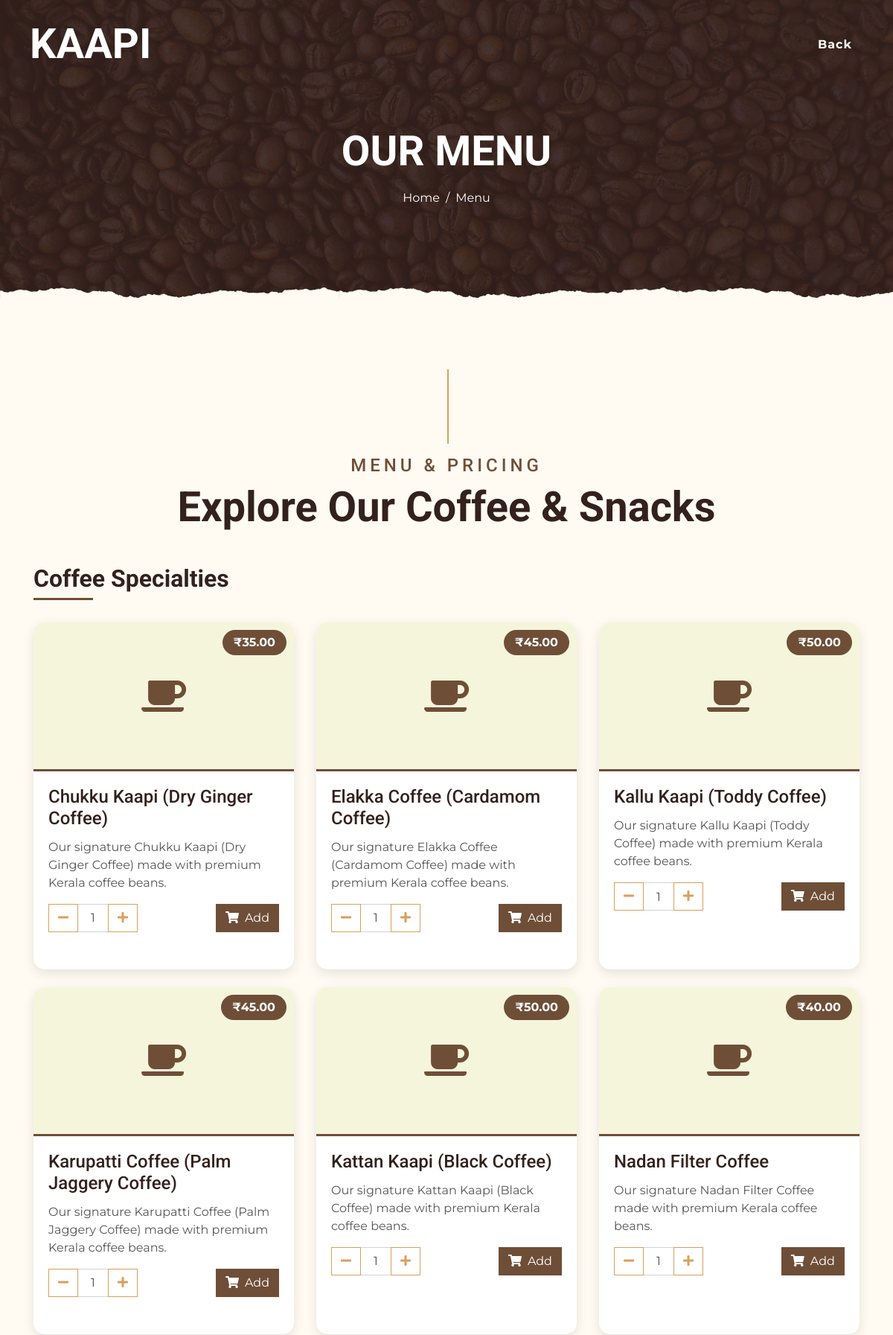
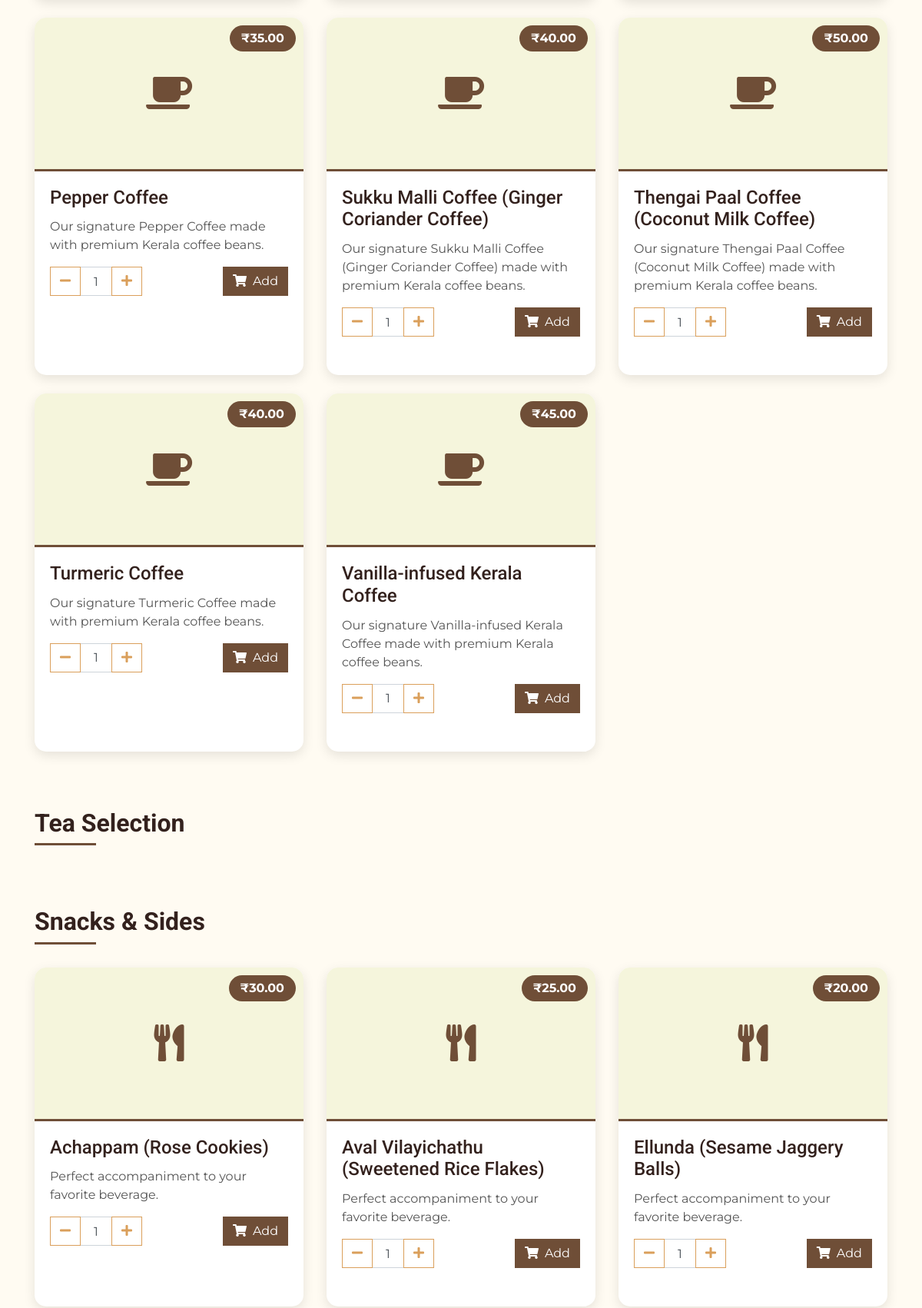
The page /menu (upper part) on the database its author committed (2 pictures, top to bottom).
### tables this page shows
CREATE TABLE menu_items (
    item_id INTEGER PRIMARY KEY AUTOINCREMENT,
    name TEXT NOT NULL,
    price REAL NOT NULL
);

### app.py (the view)
@app.route('/menu')
def menu():
    conn = get_db_connection()
    menu_items = conn.execute('SELECT * FROM menu_items ORDER BY name').fetchall()
    conn.close()
    return render_template('menu_main.html', menu_items=menu_items)

### app.py (called while the page is built)
def get_db_connection():
    conn = sqlite3.connect('database.db')
    conn.row_factory = sqlite3.Row
    return conn

### templates/menu_main.html (shortened to what this page needs)
<!DOCTYPE html>
<html lang="en">
<head>
    <link href="https://cdnjs.cloudflare.com/ajax/libs/font-awesome/5.10.0/css/all.min.css" rel="stylesheet">
    <link href="../css/style.min.css" rel="stylesheet">
</head>
<body>
    <div class="container-fluid p-0 nav-bar">
        <nav class="navbar navbar-expand-lg bg-none navbar-dark py-3">
            <a href="index.html" class="navbar-brand px-lg-4 m-0">
                <h1 class="m-0 display-4 text-uppercase text-white">KAAPI</h1>
            </a>
            <div class="collapse navbar-collapse justify-content-between" id="navbarCollapse">
                <div class="navbar-nav ml-auto p-4">
                    <a href="{{ url_for('index') }}" class="nav-item nav-link">Back</a>
            </div>
        </nav>
    </div>
    <div class="container-fluid page-header mb-5 position-relative overlay-bottom">
        <div class="d-flex flex-column align-items-center justify-content-center pt-0 pt-lg-5" style="min-height: 400px">
            <h1 class="display-4 mb-3 mt-0 mt-lg-5 text-white text-uppercase">Our Menu</h1>
            <div class="d-inline-flex mb-lg-5">
                <p class="m-0 text-white"><a class="text-white" href="{{ url_for('index') }}">Home</a></p>
                <p class="m-0 text-white px-2">/</p>
                <p class="m-0 text-white">Menu</p>
            </div>
        </div>
    </div>
    <div class="container-fluid py-5">
        <div class="container">
            <div class="section-title text-center">
                <h4 class="text-primary text-uppercase" style="letter-spacing: 5px;">Menu & Pricing</h4>
                <h1 class="display-4">Explore Our Coffee & Snacks</h1>
            </div>
            <div class="menu-category">
                <h2 class="category-title">Coffee Specialties</h2>
                <div class="row">
                    {% for item in menu_items if 'coffee' in item.name.lower() %}
                    <div class="col-lg-4 col-md-6 mb-4">
                        <div class="menu-item-card card h-100">
                            <div class="position-relative">
                                <div class="menu-item-img-container">
                                    <i class="fas fa-coffee menu-item-icon"></i>
                                </div>
                                <div class="price-badge">₹{{ "%.2f"|format(item.price) }}</div>
                            </div>
                            <div class="card-body">
                                <h4 class="card-title">{{ item.name }}</h4>
                                <p class="card-text">Our signature {{ item.name }} made with premium Kerala coffee beans.</p>
                                <div class="d-flex justify-content-between align-items-center">
                                    <div class="input-group quantity-control">
                                        <div class="input-group-prepend">
                                            <button class="btn btn-outline-primary btn-minus" type="button">
                                                <i class="fa fa-minus"></i>
                                            </button>
                                        </div>
                                        <input type="text" class="form-control text-center quantity-input" value="1">
                                        <div class="input-group-append">
                                            <button class="btn btn-outline-primary btn-plus" type="button">
                                                <i class="fa fa-plus"></i>
                                            </button>
                                        </div>
                                    </div>
                                    <button class="btn btn-primary add-to-cart" data-item-id="{{ item.item_id }}">
                                        <i class="fa fa-shopping-cart mr-2"></i>Add
                                    </button>
                                </div>
                            </div>
                        </div>
                    </div>
                    {% endfor %}
                </div>
            </div>
            <div class="menu-category">
                <h2 class="category-title">Tea Selection</h2>
            </div>
            <div class="menu-category">
                <h2 class="category-title">Snacks & Sides</h2>
                <div class="row">
                    {% for item in menu_items if 'coffee' not in item.name.lower() and 'tea' not in item.name.lower() and 'chai' not in item.name.lower() %}
                    <div class="col-lg-4 col-md-6 mb-4">
                        <div class="menu-item-card card h-100">
                            <div class="position-relative">
                                <div class="menu-item-img-container">
                                    <i class="fas fa-utensils menu-item-icon"></i>
                                </div>
                                <div class="price-badge">₹{{ "%.2f"|format(item.price) }}</div>
                            </div>
                            <div class="card-body">
                                <h4 class="card-title">{{ item.name }}</h4>
                                <p class="card-text">Perfect accompaniment to your favorite beverage.</p>
                                <div class="d-flex justify-content-between align-items-center">
                                    <div class="input-group quantity-control">
                                        <div class="input-group-prepend">
                                            <button class="btn btn-outline-primary btn-minus" type="button">
                                                <i class="fa fa-minus"></i>
                                            </button>
                                        </div>
                                        <input type="text" class="form-control text-center quantity-input" value="1">
                                        <div class="input-group-append">
                                            <button class="btn btn-outline-primary btn-plus" type="button">
                                                <i class="fa fa-plus"></i>
                                            </button>
                                        </div>
                                    </div>
                                    <button class="btn btn-primary add-to-cart" data-item-id="{{ item.item_id }}">
                                        <i class="fa fa-shopping-cart mr-2"></i>Add
                                    </button>
                                </div>
                            </div>
                        </div>
                    </div>
                    {% endfor %}
                </div>
            </div>
        </div>
    </div>

### templates/menu_main.html (style rules this page uses)
:root { --primary: #6F4E37; --secondary: #C4A484; --dark: #4B3621; --light: #F5F5DC; }
.text-primary { color: var(--primary) !important; }
.btn-primary { background-color: var(--primary); border-color: var(--primary); color: white !important; }
.menu-item-card { transition: all 0.3s; border-radius: 15px !important; overflow: hidden; margin-bottom: 30px; border: none; box-shadow: 0 5px 15px rgba(0,0,0,0.1); }
.menu-item-img-container { height: 200px; background-color: var(--light); border-bottom: 3px solid var(--primary); display: flex; align-items: center; justify-content: center; }
.menu-item-icon { font-size: 3rem; color: var(--primary); }
.price-badge { position: absolute; top: 10px; right: 10px; background-color: var(--primary); color: white; padding: 5px 15px; border-radius: 50px; font-weight: bold; }
.menu-category { margin-bottom: 50px; }
.category-title { position: relative; margin-bottom: 30px; padding-bottom: 10px; }
.category-title:after { content: ''; position: absolute; left: 0; bottom: 0; width: 80px; height: 3px; background: var(--primary); }
.quantity-control { width: 120px; }

### rows shown on the page
menu_items: price "35.00", name "Chukku Kaapi (Dry Ginger Coffee)"
menu_items: price "45.00", name "Elakka Coffee (Cardamom Coffee)"
menu_items: price "50.00", name "Kallu Kaapi (Toddy Coffee)"
menu_items: price "45.00", name "Karupatti Coffee (Palm Jaggery Coffee)"
menu_items: price "50.00", name "Kattan Kaapi (Black Coffee)"
menu_items: price "40.00", name "Nadan Filter Coffee"
menu_items: price "35.00", name "Pepper Coffee"
menu_items: price "40.00", name "Sukku Malli Coffee (Ginger Coriander Coffee)"
menu_items: price "50.00", name "Thengai Paal Coffee (Coconut Milk Coffee)"
menu_items: price "40.00", name "Turmeric Coffee"
menu_items: price "45.00", name "Vanilla-infused Kerala Coffee"
menu_items: price "30.00", name "Achappam (Rose Cookies)"
menu_items: price "25.00", name "Aval Vilayichathu (Sweetened Rice Flakes)"
menu_items: price "20.00", name "Ellunda (Sesame Jaggery Balls)"
